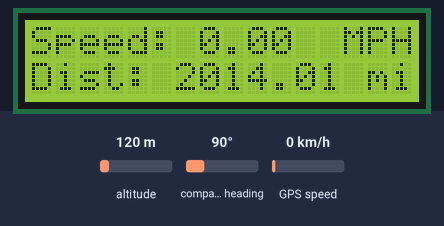
The sketch below on a simulated Arduino Uno, built with avr-gcc and run on an emulated ATmega328P. Shown: 16×2 character LCD. The inputs (shaded band) are chosen by the test bench; at power-on: GPS speed 0 km/h, altitude 120 m, compass heading 90°. The GPS gets a fix after 3 s at 37.7749, -122.4194 with 8 satellites; what the sketch prints to the serial monitor is not drawn.

Above: at 7.2 s.
7.3 s: GPS speed set to 2 km/h
At 8.7 s:
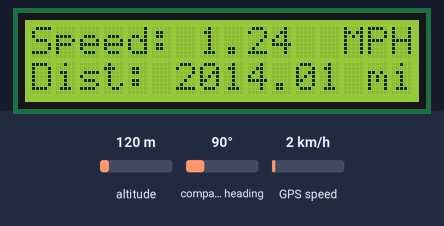
9.5 s: GPS speed set to 30 km/h
At 11.2 s:
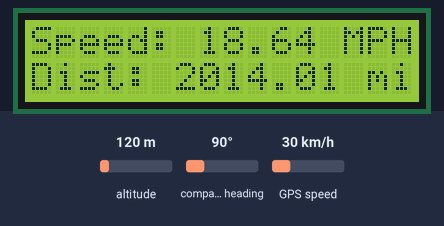
11.5 s: GPS speed set to 60 km/h
At 13.1 s:
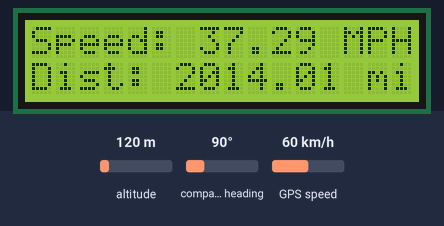
Timing chart, 0 to 14.6 s (numbered marks = the images above; inputs shaded):
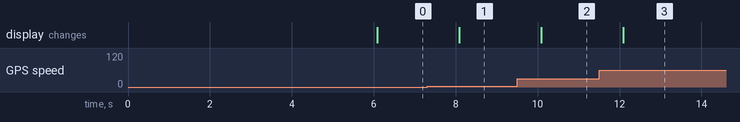

The sketch:

SRCSpeedometer.ino
```cpp
// Test code for Adafruit GPS modules using MTK3329/MTK3339 driver
//
// This code shows how to listen to the GPS module in an interrupt
// which allows the program to have more 'freedom' - just parse
// when a new NMEA sentence is available! Then access data when
// desired.
//
// Tested and works great with the Adafruit Ultimate GPS module
// using MTK33x9 chipset
//    ------> http://www.adafruit.com/products/746
// Pick one up today at the Adafruit electronics shop
// and help support open source hardware & software! -ada

#include <Adafruit_GPS.h>
#include <SoftwareSerial.h>
#include <LiquidCrystal.h>
#include <math.h>
// initialize the library by associating any needed LCD interface pin
// with the arduino pin number it is connected to
const int rs = 12, en = 11, d4 = 5, d5 = 4, d6 = 3, d7 = 2;
LiquidCrystal lcd(rs, en, d4, d5, d6, d7);

// Connect the GPS Power pin to 5V
// Connect the GPS Ground pin to ground
// Connect the GPS TX (transmit) pin to Digital 8
// Connect the GPS RX (receive) pin to Digital 7

// you can change the pin numbers to match your wiring:
SoftwareSerial mySerial(8, 7);
Adafruit_GPS GPS(&mySerial);

double distance = 0;
double latF = 42.68;
double longF = -84.46;
// Set GPSECHO to 'false' to turn off echoing the GPS data to the Serial console
// Set to 'true' if you want to debug and listen to the raw GPS sentences
#define GPSECHO  true

void setup()
{
  lcd.begin(16, 2);
  // Print a message to the LCD.
  lcd.print("Speed: ");
  lcd.setCursor(13, 0);
  lcd.print("MPH");
  lcd.setCursor(0, 1);
  lcd.print("Dist: ");
  lcd.setCursor(14, 1);
  lcd.print("mi");
  // connect at 115200 so we can read the GPS fast enough and echo without dropping chars
  // also spit it out
  Serial.begin(115200);
  delay(5000);
  Serial.println("Adafruit GPS library basic parsing test!");

  // 9600 NMEA is the default baud rate for Adafruit MTK GPS's- some use 4800
  GPS.begin(9600);

  // uncomment this line to turn on RMC (recommended minimum) and GGA (fix data) including altitude
  GPS.sendCommand(PMTK_SET_NMEA_OUTPUT_RMCGGA);
  // uncomment this line to turn on only the "minimum recommended" data
  //GPS.sendCommand(PMTK_SET_NMEA_OUTPUT_RMCONLY);
  // For parsing data, we don't suggest using anything but either RMC only or RMC+GGA since
  // the parser doesn't care about other sentences at this time

  // Set the update rate
  GPS.sendCommand(PMTK_SET_NMEA_UPDATE_1HZ);   // 1 Hz update rate
  // For the parsing code to work nicely and have time to sort thru the data, and
  // print it out we don't suggest using anything higher than 1 Hz

  // Request updates on antenna status, comment out to keep quiet
  GPS.sendCommand(PGCMD_ANTENNA);

  delay(1000);
  // Ask for firmware version
  mySerial.println(PMTK_Q_RELEASE);
}

uint32_t timer = millis();
void loop()                     // run over and over again
{
  char c = GPS.read();
  // if you want to debug, this is a good time to do it!
  if ((c) && (GPSECHO))
    Serial.write(c);

  // if a sentence is received, we can check the checksum, parse it...
  if (GPS.newNMEAreceived()) {
    // a tricky thing here is if we print the NMEA sentence, or data
    // we end up not listening and catching other sentences!
    // so be very wary if using OUTPUT_ALLDATA and trytng to print out data
    //Serial.println(GPS.lastNMEA());   // this also sets the newNMEAreceived() flag to false

    if (!GPS.parse(GPS.lastNMEA()))   // this also sets the newNMEAreceived() flag to false
      return;  // we can fail to parse a sentence in which case we should just wait for another
  }

  // approximately every 2 seconds or so, print out the current stats
  if (millis() - timer > 1000) {
    lcd.setCursor(7, 0);
    timer = millis(); // reset the timer

    Serial.print("\nTime: ");
    if (GPS.hour < 10) { Serial.print('0'); }
    Serial.print(GPS.hour, DEC); Serial.print(':');
    if (GPS.minute < 10) { Serial.print('0'); }
    Serial.print(GPS.minute, DEC); Serial.print(':');
    if (GPS.seconds < 10) { Serial.print('0'); }
    Serial.print(GPS.seconds, DEC); Serial.print('.');
    if (GPS.milliseconds < 10) {
      Serial.print("00");
    } else if (GPS.milliseconds > 9 && GPS.milliseconds < 100) {
      Serial.print("0");
    }
    Serial.println(GPS.milliseconds);
    Serial.print("Date: ");
    Serial.print(GPS.day, DEC); Serial.print('/');
    Serial.print(GPS.month, DEC); Serial.print("/20");
    Serial.println(GPS.year, DEC);
    Serial.print("Fix: "); Serial.print((int)GPS.fix);
    Serial.print(" quality: "); Serial.println((int)GPS.fixquality);
    if (GPS.fix) {
      double R = 6371e3; // metres
      double phi1 = latF * M_PI/180; // φ, λ in radians
      double phi2 = GPS.latitudeDegrees * M_PI/180;
      double delta_phi = (GPS.latitudeDegrees-latF) * M_PI/180;
      double delta_lambda = (GPS.longitudeDegrees-longF) * M_PI/180;
      double a = sin(delta_phi/2) * sin(delta_phi/2) + cos(phi1) * cos(phi2) * sin(delta_lambda/2) * sin(delta_lambda/2);
      double c = 2 * atan2(sqrt(a), sqrt(1-a));
      double d = R * c;
      distance = distance + d;

      Serial.print("Location: ");
      Serial.print(GPS.latitude, 4); Serial.print(GPS.lat);
      latF = GPS.latitudeDegrees;
      Serial.print(", ");
      Serial.print(GPS.longitude, 4); Serial.println(GPS.lon);
      longF = GPS.longitudeDegrees;
      Serial.print("Distance: "); Serial.print(d);

      Serial.print("Speed (knots): "); Serial.println(GPS.speed);
      lcd.print(GPS.speed*1.151);

      lcd.setCursor(6, 1);
      lcd.print(distance/1609);
      Serial.print("Angle: "); Serial.println(GPS.angle);
      Serial.print("Altitude: "); Serial.println(GPS.altitude);
      Serial.print("Satellites: "); Serial.println((int)GPS.satellites);
      Serial.print("Antenna status: "); Serial.println((int)GPS.antenna);
      Serial.print("Lat in degrees: "); Serial.println(GPS.latitudeDegrees);
      Serial.print("Long in degrees: "); Serial.println(GPS.longitudeDegrees);
    }
  }
}
```

Measured:
- after the input at 7.3 s, the display: changes after 0.78 s (image 1)
- after the input at 9.5 s, the display: changes after 0.59 s (image 2)
- after the input at 11.5 s, the display: changes after 0.59 s (image 3)
